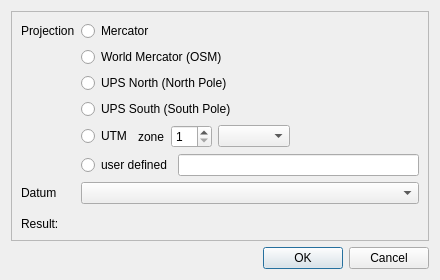
<?xml version="1.0" encoding="UTF-8"?>
<ui version="4.0">
 <class>IProjWizard</class>
 <widget class="QDialog" name="IProjWizard">
  <property name="geometry">
   <rect>
    <x>0</x>
    <y>0</y>
    <width>440</width>
    <height>280</height>
   </rect>
  </property>
  <property name="windowTitle">
   <string>PROJ Wizard</string>
  </property>
  <layout class="QVBoxLayout" name="verticalLayout">
   <item>
    <widget class="QFrame" name="frame">
     <property name="frameShape">
      <enum>QFrame::StyledPanel</enum>
     </property>
     <property name="frameShadow">
      <enum>QFrame::Raised</enum>
     </property>
     <layout class="QGridLayout">
      <item row="1" column="1">
       <widget class="QRadioButton" name="radioMercator">
        <property name="text">
         <string>Mercator</string>
        </property>
       </widget>
      </item>
      <item row="5" column="1">
       <layout class="QHBoxLayout">
        <item>
         <widget class="QRadioButton" name="radioUTM">
          <property name="text">
           <string>UTM</string>
          </property>
         </widget>
        </item>
        <item>
         <widget class="QLabel" name="label_3">
          <property name="text">
           <string>zone</string>
          </property>
         </widget>
        </item>
        <item>
         <widget class="QSpinBox" name="spinUTMZone">
          <property name="minimum">
           <number>1</number>
          </property>
          <property name="maximum">
           <number>60</number>
          </property>
         </widget>
        </item>
        <item>
         <widget class="QComboBox" name="comboHemisphere"/>
        </item>
        <item>
         <spacer>
          <property name="orientation">
           <enum>Qt::Horizontal</enum>
          </property>
          <property name="sizeHint" stdset="0">
           <size>
            <width>40</width>
            <height>20</height>
           </size>
          </property>
         </spacer>
        </item>
       </layout>
      </item>
      <item row="6" column="1">
       <layout class="QHBoxLayout">
        <item>
         <widget class="QRadioButton" name="radioUserDef">
          <property name="text">
           <string>user defined</string>
          </property>
         </widget>
        </item>
        <item>
         <widget class="QLineEdit" name="lineUserDef"/>
        </item>
       </layout>
      </item>
      <item row="7" column="0">
       <widget class="QLabel" name="label_2">
        <property name="text">
         <string>Datum</string>
        </property>
       </widget>
      </item>
      <item row="7" column="1">
       <widget class="QComboBox" name="comboDatum"/>
      </item>
      <item row="2" column="1">
       <widget class="QRadioButton" name="radioWorldMercator">
        <property name="text">
         <string>World Mercator (OSM)</string>
        </property>
       </widget>
      </item>
      <item row="8" column="1">
       <spacer>
        <property name="orientation">
         <enum>Qt::Vertical</enum>
        </property>
        <property name="sizeHint" stdset="0">
         <size>
          <width>20</width>
          <height>40</height>
         </size>
        </property>
       </spacer>
      </item>
      <item row="9" column="0">
       <widget class="QLabel" name="label_4">
        <property name="text">
         <string>Result:</string>
        </property>
       </widget>
      </item>
      <item row="9" column="1">
       <widget class="QLabel" name="labelResult">
        <property name="text">
         <string/>
        </property>
       </widget>
      </item>
      <item row="3" column="1">
       <widget class="QRadioButton" name="radioUPSNorth">
        <property name="text">
         <string>UPS North (North Pole)</string>
        </property>
       </widget>
      </item>
      <item row="4" column="1">
       <widget class="QRadioButton" name="radioUPSSouth">
        <property name="text">
         <string>UPS South (South Pole)</string>
        </property>
       </widget>
      </item>
      <item row="1" column="0">
       <widget class="QLabel" name="label">
        <property name="text">
         <string>Projection</string>
        </property>
       </widget>
      </item>
     </layout>
    </widget>
   </item>
   <item>
    <layout class="QHBoxLayout" name="horizontalLayout">
     <item>
      <widget class="QDialogButtonBox" name="buttonBox">
       <property name="orientation">
        <enum>Qt::Horizontal</enum>
       </property>
       <property name="standardButtons">
        <set>QDialogButtonBox::Cancel|QDialogButtonBox::Ok</set>
       </property>
      </widget>
     </item>
    </layout>
   </item>
  </layout>
 </widget>
 <resources/>
 <connections>
  <connection>
   <sender>buttonBox</sender>
   <signal>accepted()</signal>
   <receiver>IProjWizard</receiver>
   <slot>accept()</slot>
   <hints>
    <hint type="sourcelabel">
     <x>248</x>
     <y>254</y>
    </hint>
    <hint type="destinationlabel">
     <x>157</x>
     <y>274</y>
    </hint>
   </hints>
  </connection>
  <connection>
   <sender>buttonBox</sender>
   <signal>rejected()</signal>
   <receiver>IProjWizard</receiver>
   <slot>reject()</slot>
   <hints>
    <hint type="sourcelabel">
     <x>316</x>
     <y>260</y>
    </hint>
    <hint type="destinationlabel">
     <x>286</x>
     <y>274</y>
    </hint>
   </hints>
  </connection>
 </connections>
</ui>
